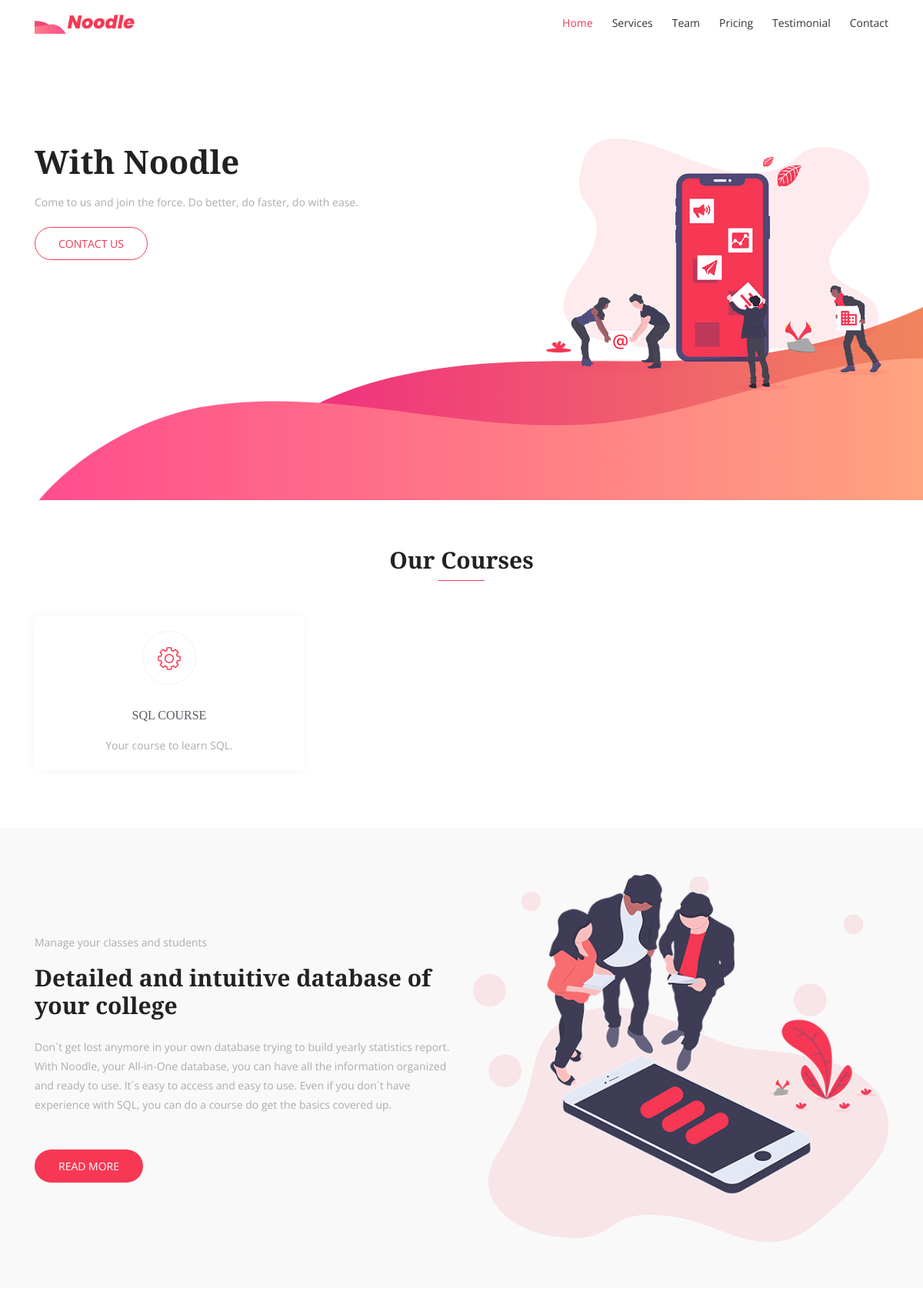
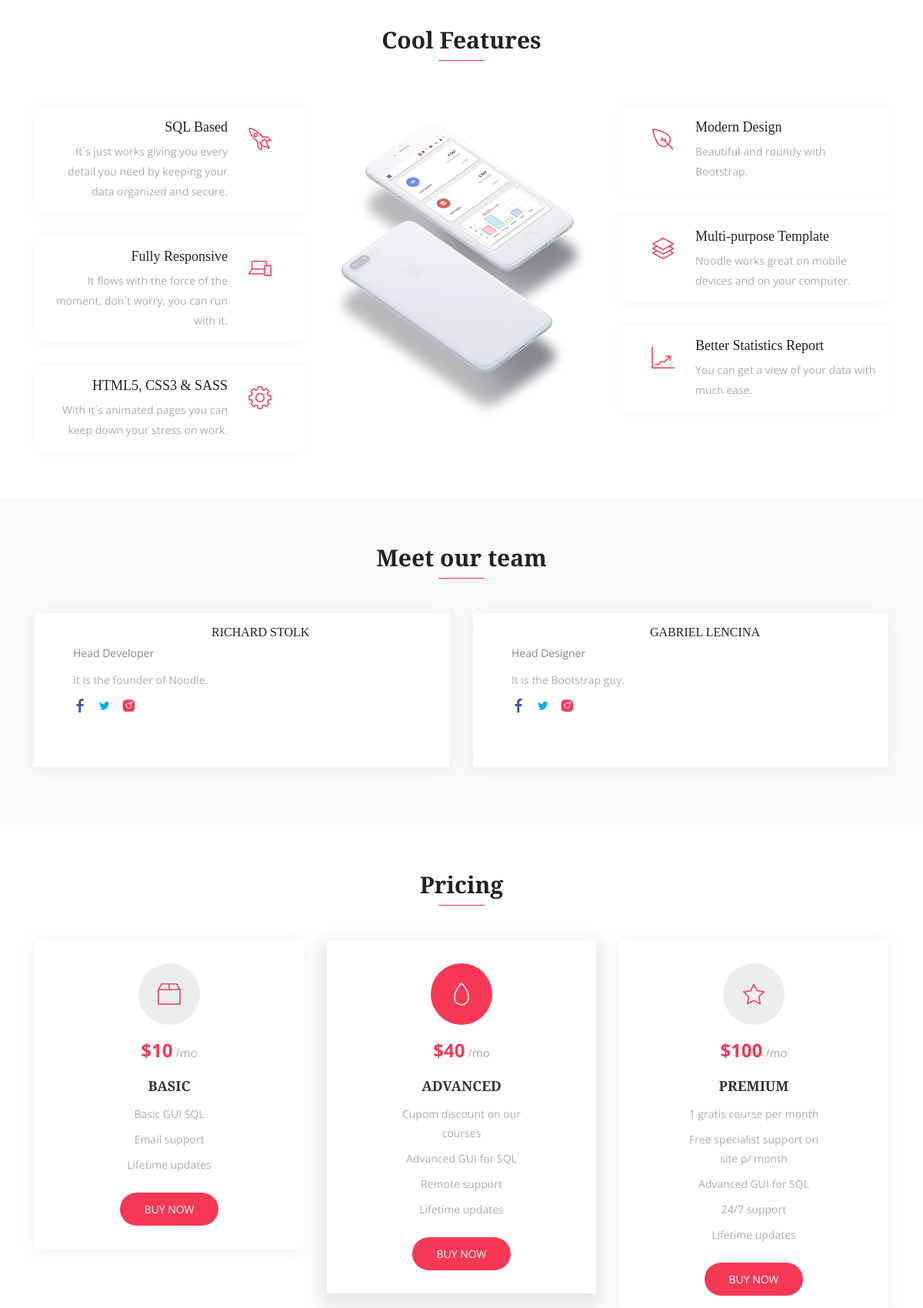
The page / (upper part) on the database its author committed (2 pictures, top to bottom).
### core/models.py (models this page shows, shortened)
class Base(models.Model):
    criados = models.DateField('Criação', auto_now_add=True)
    modificado = models.DateField('Atualização', auto_now=True)
    ativo = models.BooleanField('Ativo?', default=True)
    class Meta:
        abstract = True

class Servico(Base):
    ICONE_CHOICES = (
        ('lni-cog', 'Engrenagem'),
        ('lni-stats-up', 'Gráfico'),
        ('lni-users', 'Usuários'),
        ('lni-layers', 'Design'),
        ('lni-mobile', 'Mobile'),
        ('lni-rocket', 'Foguete'),
    )
    servico = models.CharField('Serviço', max_length=100)
    descricao = models.TextField('Descrição', max_length=200)
    icone = models.CharField('Icone', max_length=12, choices=ICONE_CHOICES)
    class Meta:
        verbose_name = 'Serviço'
        verbose_name_plural = 'Serviços'

class Funcionario(Base):
    nome = models.CharField('Nome', max_length=100)
    cargo = models.ForeignKey('core.Cargo', verbose_name='Cargo', on_delete=models.CASCADE)
    bio = models.TextField('Bio', max_length=200)
    imagem = StdImageField('Imagem', upload_to=get_file_path, variations={'thumb': {'width': 480, 'height': 480, 'crop': True}})
    facebook = models.CharField('Facebook', max_length=100, default='#')
    twitter = models.CharField('Twitter', max_length=100, default='#')
    instagram = models.CharField('Instagram', max_length=100, default='#')
    class Meta:
        verbose_name = 'Funcionário'
        verbose_name_plural = 'Funcionários'

class Cargo(Base):
    cargo = models.CharField('Cargo', max_length=100)
    class Meta:
        verbose_name = 'Cargo'
        verbose_name_plural = 'Cargos'
    def __str__(self):
        return self.cargo

### core/views.py (the view, shortened to what this page needs)
# urls.py: path('', IndexView.as_view(), name='index'),
class IndexView(FormView):
    template_name = 'index.html'
    form_class = ContatoForm
    success_url = reverse_lazy('index')
    def get_context_data(self, **kwargs):
        context = super(IndexView, self).get_context_data(**kwargs)
        context['servicos'] = Servico.objects.all()
        context['funcionarios'] = Funcionario.objects.all()
        return context

### core/templates/index.html (shortened to what this page needs)
{% extends 'base.html' %}
{% load static %}
{% block content %}
        {% include 'hero.html' %}
        {% include 'servicos.html' %}
        {% include 'about.html' %}
        {% include 'features.html' %}
        {% include 'team.html' %}
        {% include 'price.html' %}
    {% endblock %}

### core/templates/servicos.html
{% load static %}
    <section id="services" class="section-padding">
      <div class="container">
        <div class="section-header text-center">
          <h2 class="section-title wow fadeInDown" data-wow-delay="0.3s">Our Courses</h2>
          <div class="shape wow fadeInDown" data-wow-delay="0.3s"></div>
        </div>
        <div class="row">
          {% for s in servicos %}
          <div class="col-md-6 col-lg-4 col-xs-12">
            <div class="services-item wow fadeInRight" data-wow-delay="1s">
              <div class="icon">
                <i class="{{ s.icone }}"></i>
              </div>
              <div class="services-content">
                <h3><a href="cursos/"> {{ s.servico }}</a></h3>
                <p>{{ s.descricao }}</p>
              </div>
            </div>
          </div>
          {% endfor %}
        </div>
      </div>
    </section>

### core/templates/team.html (shortened to what this page needs)
{% load static %}
<section id="team" class="section-padding bg-gray">
      <div class="container">
        <div class="section-header text-center">
          <h2 class="section-title wow fadeInDown" data-wow-delay="0.3s">Meet our team</h2>
          <div class="shape wow fadeInDown" data-wow-delay="0.3s"></div>
        </div>
        <div class="row">
          {% for f in funcionarios %}
          <div class="col-lg-6 col-md-12 col-xs-12">
            <div class="team-item wow fadeInRight" data-wow-delay="0.2s">
              <div class="team-img">
              </div>
              <div class="contetn">
                <div class="info-text">
                  <h3><t> {{ f.nome }}</t></h3>
                  <p>{{ f.cargo }}</p>
                </div>
                <p>{{ f.bio }}</p>
                <ul class="social-icons">
                  <li><a href="{{ f.facebook }}"><i class="lni-facebook-filled" aria-hidden="true"></i></a></li>
                  <li><a href="{{ f.twitter }}"><i class="lni-twitter-filled" aria-hidden="true"></i></a></li>
                  <li><a href="{{ f.instagram }}"><i class="lni-instagram-filled" aria-hidden="true"></i></a></li>
                </ul>
              </div>
            </div>
          </div>
          {% endfor %}
        </div>
      </div>
    </section>

### core/static/css/main.css (style rules this page uses)
html { overflow-x: hidden; }
body { background: #fff; font-size: 14px; font-weight: 400; font-family: 'Open Sans', sans-serif; -webkit-box-sizing: border-box; -moz-box-sizing: border-box; box-sizing: border-box; -webkit-font-smoothing: subpixel-antialiased; color: #abacae; line-height: 25px; -webkit-backface-visibility: hidden; backface-visibility: hidden; overflow-x: hidden; }
h1, h2, h3, h4 { font-size: 38px; color: #222222; font-weight: 700; font-family: 'Arvo', serif; }
a { -webkit-transition: all 0.2s linear; -moz-transition: all 0.2s linear; -o-transition: all 0.2s linear; transition: all 0.2s linear; }
p { font-weight: 400; font-family: 'Open Sans', sans-serif; margin: 0px; font-size: 14px; }
ul, ol { list-style: outside none none; margin: 0; padding: 0; }
ul li, ol li { list-style: none; }
.section-header { margin-bottom: 30px; }
.section-title { font-size: 30px; color: #222222; display: inline-block; font-weight: 700; position: relative; }
.shape { height: 1px; margin: 0 auto 30px; position: relative; width: 60px; background-color: #F63854; }
.bg-gray { background: #f9f9f9; }
.section-padding { padding: 60px 0; }
.services-item { padding: 20px; border-radius: 4px; text-align: center; margin: 15px 0; box-shadow: 0 0 12px #F4F4F4; transition: all 0.3s ease-in-out 0s; -moz-transition: all 0.3s ease-in-out 0s; -webkit-transition: all 0.3s ease-in-out 0s; -o-transition: all 0.3s ease-in-out 0s; }
.services-item .icon { border: 1px solid #f1f1f1; width: 70px; height: 70px; border-radius: 50%; margin: 0 auto; transition: all 0.3s ease-in-out 0s; -moz-transition: all 0.3s ease-in-out 0s; -webkit-transition: all 0.3s ease-in-out 0s; -o-transition: all 0.3s ease-in-out 0s; }
.services-item .icon i { font-size: 30px; color: #F63854; line-height: 70px; transition: all 0.3s ease-in-out 0s; -moz-transition: all 0.3s ease-in-out 0s; -webkit-transition: all 0.3s ease-in-out 0s; -o-transition: all 0.3s ease-in-out 0s; }
.services-item .services-content h3 { margin-top: 10px; font-weight: 500; text-transform: uppercase; margin-bottom: 10px; }
.services-item .services-content h3 a { font-size: 16px; color: #585b60; }
.team-item { margin: 15px 0; border-radius: 0px; box-shadow: 0px 2px 18px 0px rgba(198, 198, 198, 0.3); transition: all 0.3s ease-in-out 0s; -moz-transition: all 0.3s ease-in-out 0s; -webkit-transition: all 0.3s ease-in-out 0s; -o-transition: all 0.3s ease-in-out 0s; background: #fff; }
.team-item .team-img { float: left; width: 200px; margin-right: 30px; }
.team-item .contetn { padding: 15px 50px; height: 200px; }
.team-item .social-icons { padding-top: 11px; transition: all 0.3s ease-in-out 0s; -moz-transition: all 0.3s ease-in-out 0s; -webkit-transition: all 0.3s ease-in-out 0s; -o-transition: all 0.3s ease-in-out 0s; }
.team-item .social-icons li { display: inline-block; margin-right: 10px; }
.team-item .social-icons li a { letter-spacing: 0px; outline: 0 !important; }
.team-item .social-icons li a i { font-size: 18px; display: block; transition: all 0.3s ease-in-out 0s; -moz-transition: all 0.3s ease-in-out 0s; -webkit-transition: all 0.3s ease-in-out 0s; -o-transition: all 0.3s ease-in-out 0s; }
.team-item .social-icons li .lni-facebook-filled { color: #3b5998; }
.team-item .social-icons li .lni-twitter-filled { color: #00aced; }
.team-item .social-icons li .lni-instagram-filled { color: #fb3958; }
.team-item .info-text { margin-bottom: 10px; }
.team-item .info-text h3 { font-size: 16px; text-transform: uppercase; font-weight: 500; margin-bottom: 5px; }
.team-item .info-text p { margin: 0; color: #888; }

### rows shown on the page
Servico: servico "SQL COURSE", descricao "Your course to learn SQL."
Funcionario: nome "RICHARD STOLK", cargo "Head Developer", bio "It is the founder of Noodle."
Funcionario: nome "GABRIEL LENCINA", cargo "Head Designer", bio "It is the Bootstrap guy."
